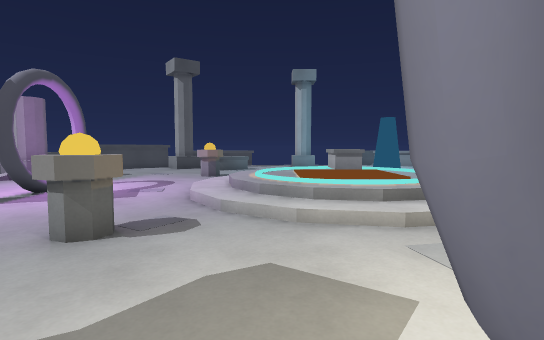
View 1 (above)

17 first-person views from a walk through a 3-D level made in the Godot game engine. The camera is 1.2 m above the floor, tilts 4° down and sees 80° across. The floor is counted in squares, 1 m on a side. Each view is taken from the middle of a square. On the plan, view 1 faces up. The plan holds only what a view shows up to about 14 squares ahead; the rest is blank. Characters and animated objects are not drawn.

View 2
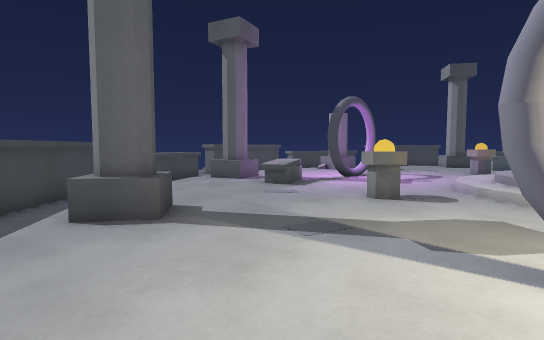

View 3
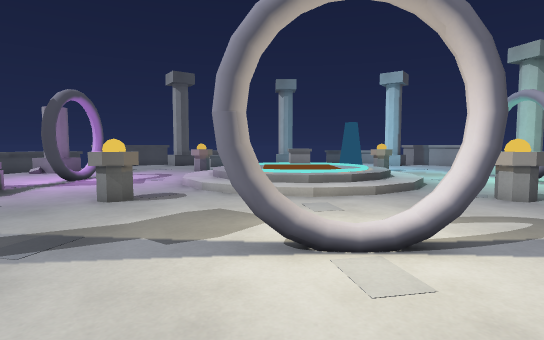

View 4
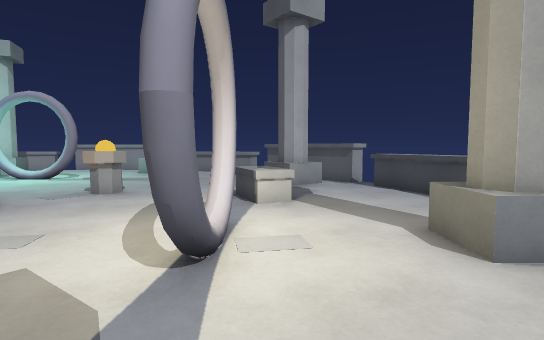

View 5
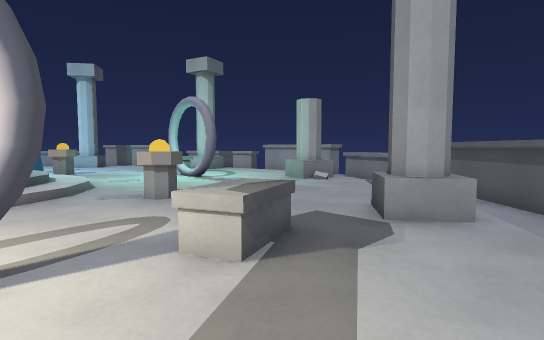

View 6
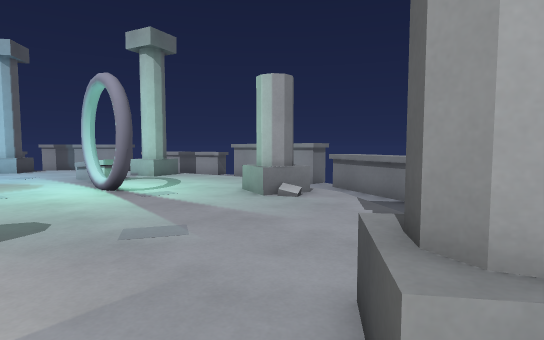

View 7
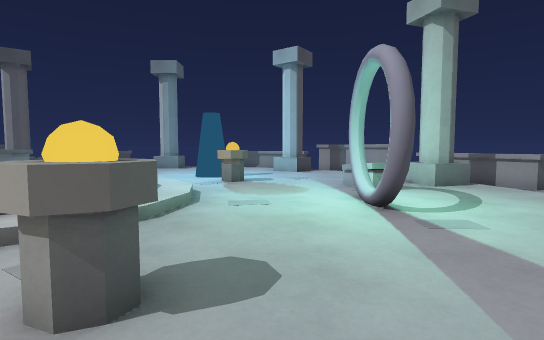

View 8
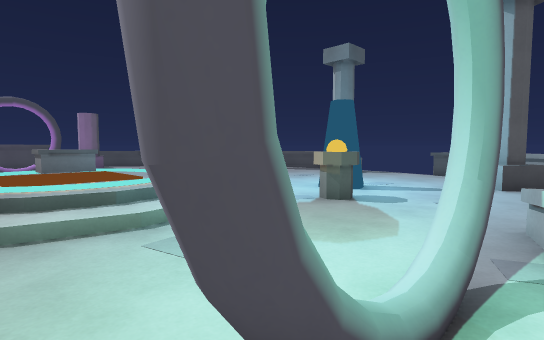

View 9
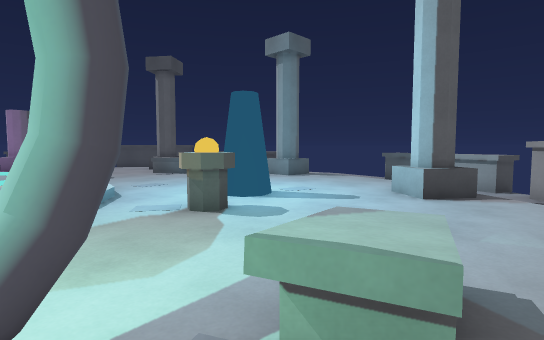

View 10
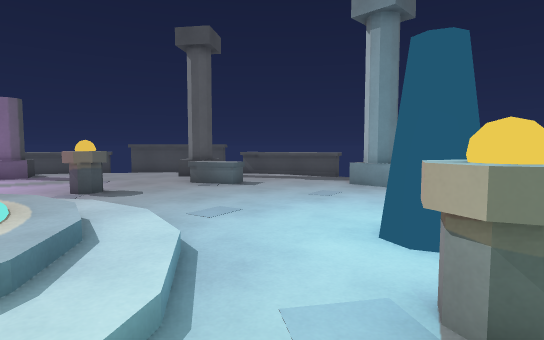

View 11
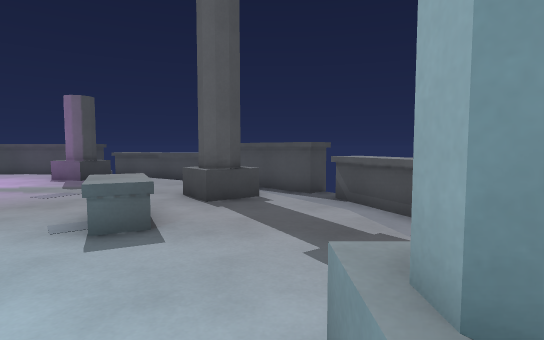

View 12
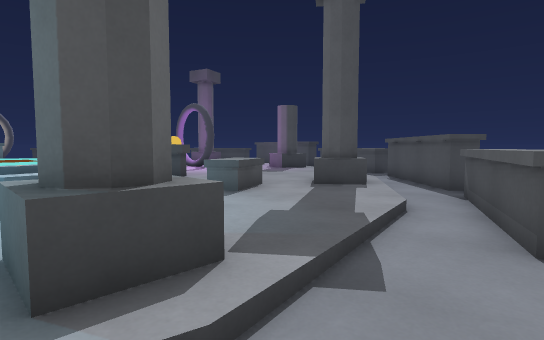

View 13
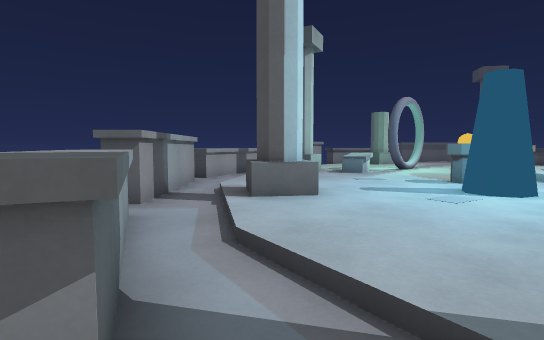

View 14
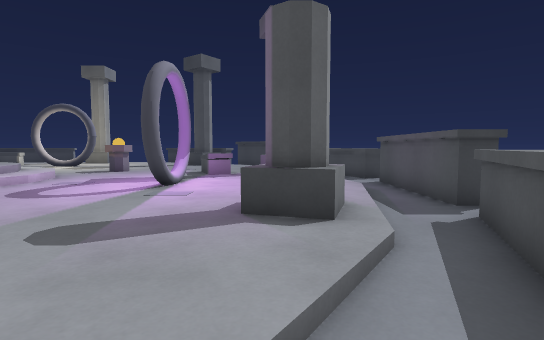

View 15
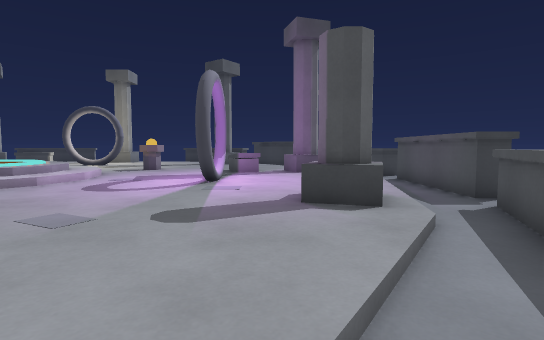

View 16
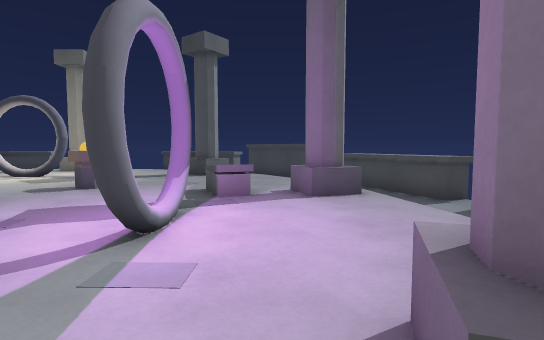

View 17
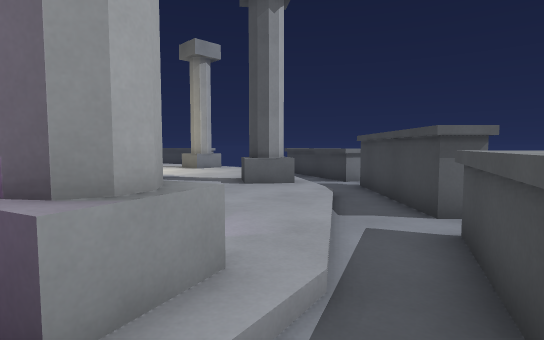

### Floor plan
Key: @ floor where view 1 was taken; # wall or solid block; . main floor; : floor 0.25 m higher than the main floor; - floor 0.25 m lower than the main floor; + floor 0.5 m higher than the main floor; / step, stairs or slope; = window, fence, low wall or low ledge; ^ raised ledge; B bowl.
Columns run from 14 left of view 1 to 18 right of it. Each row starts with its distance up from view 1.
 24             ^#-- --#^^
 23          ^^^^----  -^^^^#
 22        #^^---//...//---^^#
 21       ##--/.....#...../--##
 20      ##--/............./--##
 19     ##-/=#=...........=#=/-##
 18     #-  .#..^=.........#../-#
 17    ^--.....^^..............--^
 16    ^-/.............##...... -^
 15   ^-/..............##......  -^
 14   ^-.......BB.......BB.....   ^
 13  ^^-##.....B...///...B...=.#  ^^
 12  #-/##....... //////.....=.##/ #
 11 ##-/........./+/+/+/.....=.../
 10  #-.....#...///+++///...#.....
  9  #-.........//++^++//.........
  8  #-.....#...///+++///...#....  #
  7  #-/........./+/+/+/.........  ##
  6  #-/##.^.....///////.......#  -#
  5  ^^-##.^=..B...///...B.....## ^^
  4  ^^-.......BB.......BB...../.-^
  3   ^-/......................//-^
  2   ^^-/...................../-^
  1    ^--.........#:#..^.....
  0    ##-/..#....@....^^..#.   #
 -1     ##-/=#=...........=#=/-##
 -2      ##--/............./--##
 -3       ##--/... .#...../--##
 -4         ^^-         ---^^#
 -5           ^^         ^^^

Positions as (right, up) in squares from view 1, and headings:
1: (0, 0), facing up
2: (1, -3), facing up-left
3: (1, -3), facing up
4: (-2, 0), facing right
5: (3, -3), facing up-right
6: (7, -1), facing up-right
7: (8, 2), facing up
8: (11, 7), facing up-left
9: (12, 10), facing up-left
10: (7, 11), facing up-left
11: (3, 20), facing left
12: (3, 24), facing down-left
13: (4, 24), facing down-right
14: (-9, 18), facing down
15: (-8, 19), facing down
16: (-8, 14), facing down
17: (-12, 6), facing down-right
